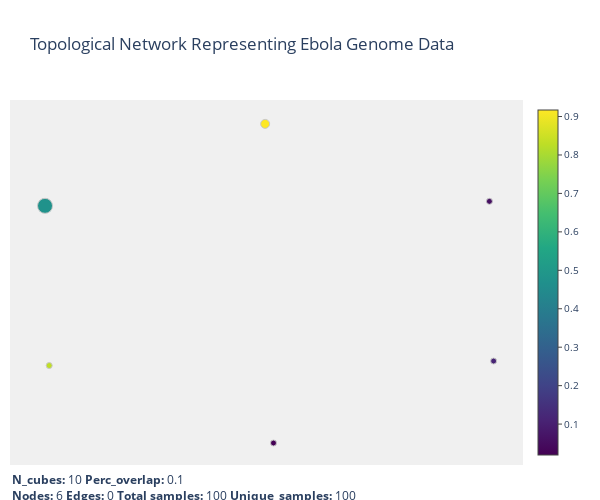

The code cell stored with this chart in its notebook:
### Code cell
plotlyviz(simplicial_complex, title="Topological Network Representing Ebola Genome Data", graph_layout='fr')

### Figure 1 — Plotly figure (JSON) as saved in the notebook; plotly's stock layout.template omitted (floating-point values rounded to 4 significant figures)
{"data": [{"hoverinfo": "none", "line": {"color": "rgb(180,180,180)", "width": 1.5}, "mode": "lines", "type": "scatter", "uid": "10f6fda9-98f8-4b9d-81e1-4e35c0b436b8", "x": [], "y": []}, {"hoverinfo": "text", "marker": {"color": [0.01961, 0.1127, 0.4755, 0.8294, 0.917, 0.05882], "colorbar": {"thickness": 20, "tickfont": {"size": 10}, "ticklen": 4, "x": 1.01}, "colorscale": [[0, "rgb(68, 1, 84)"], [0.1, "rgb(72, 35, 116)"], [0.2, "rgb(64, 67, 135)"], [0.3, "rgb(52, 94, 141)"], [0.4, "rgb(41, 120, 142)"], [0.5, "rgb(32, 144, 140)"], [0.6, "rgb(34, 167, 132)"], [0.7, "rgb(68, 190, 112)"], [0.8, "rgb(121, 209, 81)"], [0.9, "rgb(189, 222, 38)"], [1, "rgb(253, 231, 36)"]], "line": {"color": "rgb(200,200,200)", "width": 1}, "opacity": 1, "showscale": true, "size": [6, 6, 15, 6, 9, 6]}, "mode": "markers", "text": ["cube0_cluster0", "cube3_cluster0", "cube3_cluster1", "cube3_cluster2", "cube3_cluster3", "cube4_cluster0"], "type": "scatter", "uid": "0e296c8c-5550-4a03-bb76-132c6d42feb5", "x": [-0.04822, 1.267, -1.414, -1.389, -0.09814, 1.242], "y": [-1.822, -1.035, 0.4555, -1.078, 1.243, 0.4988]}], "layout": {"annotations": [{"align": "left", "font": {"size": 12}, "showarrow": false, "text": "<b>N_cubes:</b> 10 <b>Perc_overlap:</b> 0.1<br><b>Nodes:</b> 6 <b>Edges:</b> 0 <b>Total samples:</b> 100 <b>Unique_samples:</b> 100", "x": 0, "xanchor": "left", "xref": "paper", "y": -0.01, "yanchor": "top", "yref": "paper"}], "autosize": false, "font": {"size": 12}, "height": 500, "hovermode": "closest", "margin": {"b": 35, "l": 10, "r": 60, "t": 100}, "plot_bgcolor": "rgba(240, 240, 240, 0.95)", "showlegend": false, "title": {"text": "Topological Network Representing Ebola Genome Data"}, "width": 600, "xaxis": {"visible": false}, "yaxis": {"visible": false}}}
